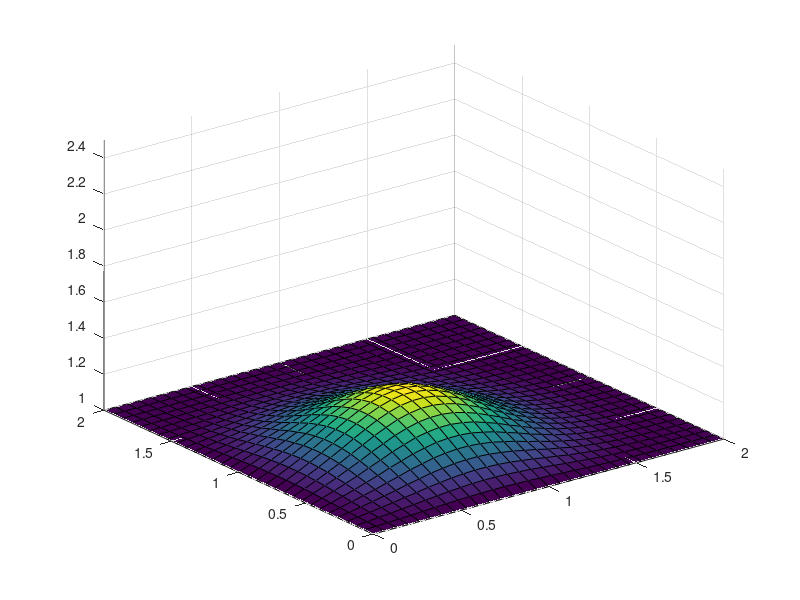

The MATLAB script that drew this image:
%% --------------- Step seven Lorena A. Barba - CFD -------------------- %%
%        2-D Diffusion - du/dt = vdu^2/dx^2 + vdu^2/dy^2 = 0
clear
clc
close all

% Initialization
nx = 31;                                    % Number of x grid points
ny = 31;                                    % Number of y grid points
nt = 50;                                    % Time
x_lower = 0;                                % x lower boundary
x_upper = 2;                                % x upper boundary
y_lower = 0;                                % y lower boundary
y_upper = 2;                                % y upper boundary
dx = (x_upper-x_lower)/(nx-1);              % x step size
dy = (y_upper-y_lower)/(ny-1);              % y step size
sigma = 0.25;                               % stabilty constant
vis = 0.05;                                 
dt = sigma*dx*dy/vis;                       % time step size

% Grid Generation
x = linspace(x_lower,x_upper,nx);           % x grid points
y = linspace(y_lower,y_upper,ny);           % y grid points
[X,Y] = meshgrid(x,y);                      % grid space

% Initial Conditions
u = ones(nx,ny);
un =ones(nx,ny);
for i = 1:nx
    for j = 1:ny
        if x(i) >= 0.5 && x(i) <= 1
            if y(j) >= 0.5 && y(j) <= 1
                u(i,j) = 2;
            end
        end
    end
end

% Main Loop
for t = 1:nt
    un = u;
    u(2:nx-1,2:ny-1) = un(2:nx-1,2:ny-1)+vis.*(dt/dx^2).*(un(3:nx,2:ny-1)-2.*un(2:nx-1,2:ny-1)+un(1:nx-2,2:ny-1))...
                    +vis.*(dt/dy^2).*(un(2:nx-1,3:ny)-2.*un(2:nx-1,2:ny-1)+un(2:nx-1,1:ny-2));
    pause(0.05)
    surf(X,Y,u(:,:))
    axis([0 2 0 2 1 2.5])
end

